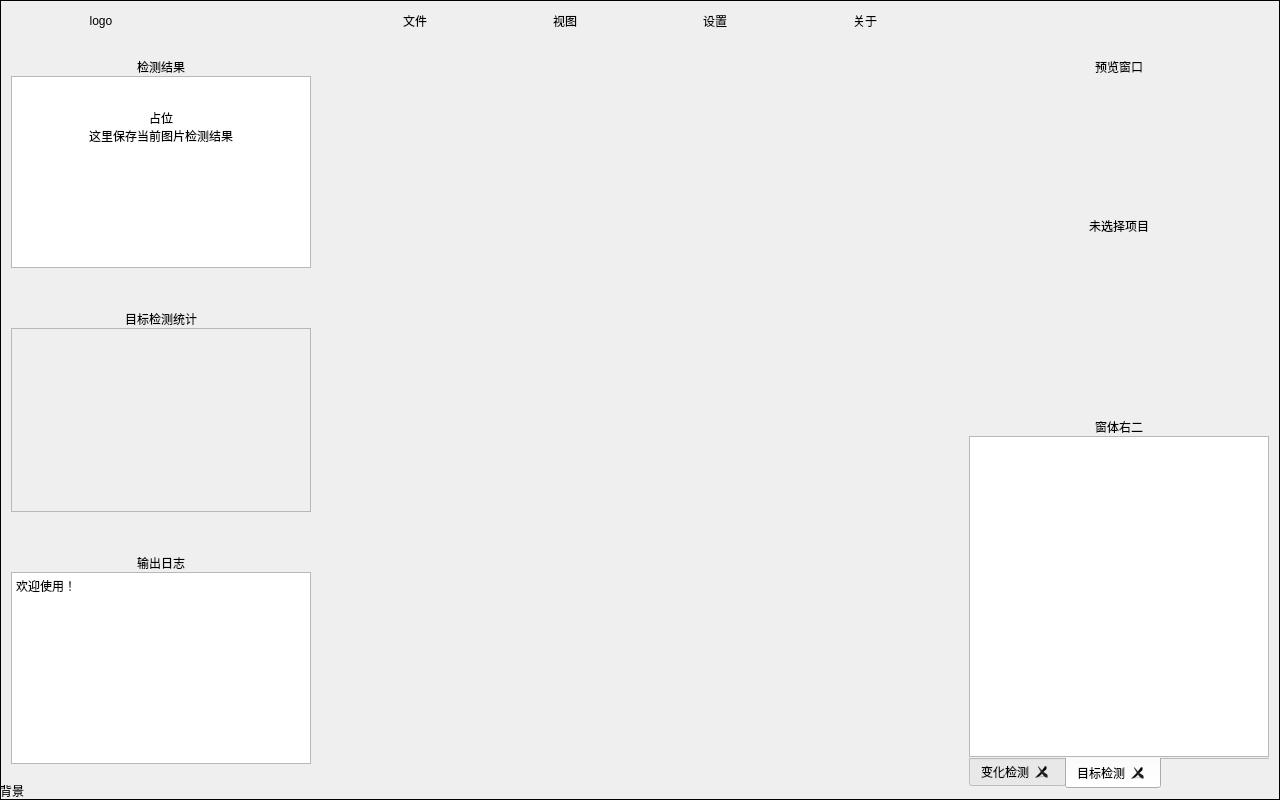
<?xml version="1.0" encoding="UTF-8"?>
<ui version="4.0">
 <class>MainWindow</class>
 <widget class="QMainWindow" name="MainWindow">
  <property name="enabled">
   <bool>true</bool>
  </property>
  <property name="geometry">
   <rect>
    <x>0</x>
    <y>0</y>
    <width>1280</width>
    <height>800</height>
   </rect>
  </property>
  <property name="sizePolicy">
   <sizepolicy hsizetype="Minimum" vsizetype="Minimum">
    <horstretch>0</horstretch>
    <verstretch>0</verstretch>
   </sizepolicy>
  </property>
  <property name="minimumSize">
   <size>
    <width>1280</width>
    <height>800</height>
   </size>
  </property>
  <property name="baseSize">
   <size>
    <width>600</width>
    <height>800</height>
   </size>
  </property>
  <property name="cursor">
   <cursorShape>ArrowCursor</cursorShape>
  </property>
  <property name="mouseTracking">
   <bool>true</bool>
  </property>
  <property name="tabletTracking">
   <bool>true</bool>
  </property>
  <property name="windowTitle">
   <string>MainWindow</string>
  </property>
  <property name="windowOpacity">
   <double>1.000000000000000</double>
  </property>
  <property name="autoFillBackground">
   <bool>false</bool>
  </property>
  <property name="animated">
   <bool>true</bool>
  </property>
  <property name="documentMode">
   <bool>false</bool>
  </property>
  <property name="dockNestingEnabled">
   <bool>false</bool>
  </property>
  <property name="unifiedTitleAndToolBarOnMac">
   <bool>false</bool>
  </property>
  <widget class="QWidget" name="centralwidget">
   <layout class="QGridLayout" name="gridLayout">
    <property name="leftMargin">
     <number>0</number>
    </property>
    <property name="topMargin">
     <number>0</number>
    </property>
    <property name="rightMargin">
     <number>0</number>
    </property>
    <property name="bottomMargin">
     <number>0</number>
    </property>
    <property name="spacing">
     <number>0</number>
    </property>
    <item row="0" column="0">
     <widget class="QFrame" name="layout">
      <property name="minimumSize">
       <size>
        <width>1280</width>
        <height>800</height>
       </size>
      </property>
      <property name="mouseTracking">
       <bool>true</bool>
      </property>
      <property name="frameShape">
       <enum>QFrame::Box</enum>
      </property>
      <layout class="QVBoxLayout" name="mainlayout">
       <property name="spacing">
        <number>0</number>
       </property>
       <property name="sizeConstraint">
        <enum>QLayout::SetDefaultConstraint</enum>
       </property>
       <property name="leftMargin">
        <number>0</number>
       </property>
       <property name="topMargin">
        <number>0</number>
       </property>
       <property name="rightMargin">
        <number>0</number>
       </property>
       <property name="bottomMargin">
        <number>0</number>
       </property>
       <item>
        <widget class="QFrame" name="menubar">
         <property name="enabled">
          <bool>true</bool>
         </property>
         <property name="sizePolicy">
          <sizepolicy hsizetype="Minimum" vsizetype="Fixed">
           <horstretch>0</horstretch>
           <verstretch>0</verstretch>
          </sizepolicy>
         </property>
         <property name="minimumSize">
          <size>
           <width>0</width>
           <height>40</height>
          </size>
         </property>
         <property name="mouseTracking">
          <bool>true</bool>
         </property>
         <property name="layoutDirection">
          <enum>Qt::LeftToRight</enum>
         </property>
         <property name="frameShape">
          <enum>QFrame::NoFrame</enum>
         </property>
         <property name="frameShadow">
          <enum>QFrame::Plain</enum>
         </property>
         <property name="lineWidth">
          <number>0</number>
         </property>
         <property name="midLineWidth">
          <number>0</number>
         </property>
         <layout class="QHBoxLayout" name="horizontalLayout_2" stretch="5,0,0,0,0,0,0,0,0,0,0,0,0">
          <property name="spacing">
           <number>0</number>
          </property>
          <property name="sizeConstraint">
           <enum>QLayout::SetDefaultConstraint</enum>
          </property>
          <property name="leftMargin">
           <number>0</number>
          </property>
          <property name="topMargin">
           <number>0</number>
          </property>
          <property name="rightMargin">
           <number>0</number>
          </property>
          <property name="bottomMargin">
           <number>0</number>
          </property>
          <item>
           <widget class="QLabel" name="logo">
            <property name="sizePolicy">
             <sizepolicy hsizetype="Fixed" vsizetype="Fixed">
              <horstretch>0</horstretch>
              <verstretch>0</verstretch>
             </sizepolicy>
            </property>
            <property name="minimumSize">
             <size>
              <width>200</width>
              <height>30</height>
             </size>
            </property>
            <property name="maximumSize">
             <size>
              <width>200</width>
              <height>30</height>
             </size>
            </property>
            <property name="sizeIncrement">
             <size>
              <width>0</width>
              <height>0</height>
             </size>
            </property>
            <property name="baseSize">
             <size>
              <width>0</width>
              <height>0</height>
             </size>
            </property>
            <property name="mouseTracking">
             <bool>true</bool>
            </property>
            <property name="styleSheet">
             <string notr="true"/>
            </property>
            <property name="text">
             <string>logo</string>
            </property>
            <property name="alignment">
             <set>Qt::AlignCenter</set>
            </property>
           </widget>
          </item>
          <item>
           <spacer name="logo_spacer">
            <property name="mouseTracking">
             <bool>true</bool>
            </property>
            <property name="orientation">
             <enum>Qt::Horizontal</enum>
            </property>
            <property name="sizeType">
             <enum>QSizePolicy::Expanding</enum>
            </property>
            <property name="sizeHint" stdset="0">
             <size>
              <width>25</width>
              <height>20</height>
             </size>
            </property>
           </spacer>
          </item>
          <item>
           <widget class="QLabel" name="spacer_label1">
            <property name="sizePolicy">
             <sizepolicy hsizetype="Fixed" vsizetype="Fixed">
              <horstretch>0</horstretch>
              <verstretch>0</verstretch>
             </sizepolicy>
            </property>
            <property name="minimumSize">
             <size>
              <width>50</width>
              <height>40</height>
             </size>
            </property>
            <property name="maximumSize">
             <size>
              <width>50</width>
              <height>40</height>
             </size>
            </property>
            <property name="text">
             <string/>
            </property>
           </widget>
          </item>
          <item>
           <widget class="QPushButton" name="menu_button1">
            <property name="sizePolicy">
             <sizepolicy hsizetype="Fixed" vsizetype="Fixed">
              <horstretch>0</horstretch>
              <verstretch>0</verstretch>
             </sizepolicy>
            </property>
            <property name="minimumSize">
             <size>
              <width>150</width>
              <height>40</height>
             </size>
            </property>
            <property name="maximumSize">
             <size>
              <width>150</width>
              <height>40</height>
             </size>
            </property>
            <property name="baseSize">
             <size>
              <width>70</width>
              <height>0</height>
             </size>
            </property>
            <property name="mouseTracking">
             <bool>true</bool>
            </property>
            <property name="text">
             <string>文件</string>
            </property>
            <property name="flat">
             <bool>true</bool>
            </property>
           </widget>
          </item>
          <item>
           <widget class="QPushButton" name="menu_button2">
            <property name="sizePolicy">
             <sizepolicy hsizetype="Fixed" vsizetype="Fixed">
              <horstretch>0</horstretch>
              <verstretch>0</verstretch>
             </sizepolicy>
            </property>
            <property name="minimumSize">
             <size>
              <width>150</width>
              <height>40</height>
             </size>
            </property>
            <property name="maximumSize">
             <size>
              <width>150</width>
              <height>40</height>
             </size>
            </property>
            <property name="baseSize">
             <size>
              <width>70</width>
              <height>0</height>
             </size>
            </property>
            <property name="mouseTracking">
             <bool>true</bool>
            </property>
            <property name="text">
             <string>视图</string>
            </property>
            <property name="flat">
             <bool>true</bool>
            </property>
           </widget>
          </item>
          <item>
           <widget class="QPushButton" name="menu_button3">
            <property name="sizePolicy">
             <sizepolicy hsizetype="Fixed" vsizetype="Fixed">
              <horstretch>0</horstretch>
              <verstretch>0</verstretch>
             </sizepolicy>
            </property>
            <property name="minimumSize">
             <size>
              <width>150</width>
              <height>40</height>
             </size>
            </property>
            <property name="maximumSize">
             <size>
              <width>150</width>
              <height>40</height>
             </size>
            </property>
            <property name="baseSize">
             <size>
              <width>70</width>
              <height>0</height>
             </size>
            </property>
            <property name="mouseTracking">
             <bool>true</bool>
            </property>
            <property name="text">
             <string>设置</string>
            </property>
            <property name="flat">
             <bool>true</bool>
            </property>
           </widget>
          </item>
          <item>
           <widget class="QPushButton" name="menu_button4">
            <property name="sizePolicy">
             <sizepolicy hsizetype="Fixed" vsizetype="Fixed">
              <horstretch>0</horstretch>
              <verstretch>0</verstretch>
             </sizepolicy>
            </property>
            <property name="minimumSize">
             <size>
              <width>150</width>
              <height>40</height>
             </size>
            </property>
            <property name="maximumSize">
             <size>
              <width>150</width>
              <height>40</height>
             </size>
            </property>
            <property name="baseSize">
             <size>
              <width>70</width>
              <height>0</height>
             </size>
            </property>
            <property name="mouseTracking">
             <bool>true</bool>
            </property>
            <property name="text">
             <string>关于</string>
            </property>
            <property name="flat">
             <bool>true</bool>
            </property>
           </widget>
          </item>
          <item>
           <widget class="QLabel" name="spacer_label2">
            <property name="sizePolicy">
             <sizepolicy hsizetype="Fixed" vsizetype="Fixed">
              <horstretch>0</horstretch>
              <verstretch>0</verstretch>
             </sizepolicy>
            </property>
            <property name="minimumSize">
             <size>
              <width>50</width>
              <height>40</height>
             </size>
            </property>
            <property name="maximumSize">
             <size>
              <width>50</width>
              <height>40</height>
             </size>
            </property>
            <property name="text">
             <string/>
            </property>
           </widget>
          </item>
          <item>
           <spacer name="time_spacer">
            <property name="mouseTracking">
             <bool>true</bool>
            </property>
            <property name="orientation">
             <enum>Qt::Horizontal</enum>
            </property>
            <property name="sizeType">
             <enum>QSizePolicy::Expanding</enum>
            </property>
            <property name="sizeHint" stdset="0">
             <size>
              <width>25</width>
              <height>20</height>
             </size>
            </property>
           </spacer>
          </item>
          <item>
           <spacer name="titlespace">
            <property name="mouseTracking">
             <bool>true</bool>
            </property>
            <property name="orientation">
             <enum>Qt::Horizontal</enum>
            </property>
            <property name="sizeType">
             <enum>QSizePolicy::Fixed</enum>
            </property>
            <property name="sizeHint" stdset="0">
             <size>
              <width>110</width>
              <height>20</height>
             </size>
            </property>
           </spacer>
          </item>
          <item>
           <widget class="QPushButton" name="minwin">
            <property name="sizePolicy">
             <sizepolicy hsizetype="Fixed" vsizetype="Fixed">
              <horstretch>0</horstretch>
              <verstretch>0</verstretch>
             </sizepolicy>
            </property>
            <property name="minimumSize">
             <size>
              <width>30</width>
              <height>40</height>
             </size>
            </property>
            <property name="maximumSize">
             <size>
              <width>30</width>
              <height>40</height>
             </size>
            </property>
            <property name="mouseTracking">
             <bool>true</bool>
            </property>
            <property name="text">
             <string/>
            </property>
            <property name="iconSize">
             <size>
              <width>40</width>
              <height>40</height>
             </size>
            </property>
            <property name="flat">
             <bool>true</bool>
            </property>
           </widget>
          </item>
          <item>
           <widget class="QPushButton" name="maxwin">
            <property name="sizePolicy">
             <sizepolicy hsizetype="Fixed" vsizetype="Fixed">
              <horstretch>0</horstretch>
              <verstretch>0</verstretch>
             </sizepolicy>
            </property>
            <property name="minimumSize">
             <size>
              <width>30</width>
              <height>40</height>
             </size>
            </property>
            <property name="maximumSize">
             <size>
              <width>30</width>
              <height>40</height>
             </size>
            </property>
            <property name="mouseTracking">
             <bool>true</bool>
            </property>
            <property name="text">
             <string/>
            </property>
            <property name="iconSize">
             <size>
              <width>40</width>
              <height>40</height>
             </size>
            </property>
            <property name="flat">
             <bool>true</bool>
            </property>
           </widget>
          </item>
          <item>
           <widget class="QPushButton" name="exit">
            <property name="sizePolicy">
             <sizepolicy hsizetype="Fixed" vsizetype="Fixed">
              <horstretch>0</horstretch>
              <verstretch>0</verstretch>
             </sizepolicy>
            </property>
            <property name="minimumSize">
             <size>
              <width>30</width>
              <height>40</height>
             </size>
            </property>
            <property name="maximumSize">
             <size>
              <width>30</width>
              <height>40</height>
             </size>
            </property>
            <property name="mouseTracking">
             <bool>true</bool>
            </property>
            <property name="text">
             <string/>
            </property>
            <property name="iconSize">
             <size>
              <width>40</width>
              <height>40</height>
             </size>
            </property>
            <property name="flat">
             <bool>true</bool>
            </property>
           </widget>
          </item>
         </layout>
        </widget>
       </item>
       <item>
        <widget class="QWidget" name="content" native="true">
         <property name="enabled">
          <bool>true</bool>
         </property>
         <property name="mouseTracking">
          <bool>true</bool>
         </property>
         <property name="autoFillBackground">
          <bool>false</bool>
         </property>
         <layout class="QHBoxLayout" name="horizontalLayout">
          <property name="spacing">
           <number>0</number>
          </property>
          <property name="leftMargin">
           <number>10</number>
          </property>
          <property name="topMargin">
           <number>10</number>
          </property>
          <property name="rightMargin">
           <number>10</number>
          </property>
          <property name="bottomMargin">
           <number>10</number>
          </property>
          <item>
           <widget class="QWidget" name="leftwindow" native="true">
            <property name="sizePolicy">
             <sizepolicy hsizetype="Fixed" vsizetype="Preferred">
              <horstretch>0</horstretch>
              <verstretch>0</verstretch>
             </sizepolicy>
            </property>
            <property name="minimumSize">
             <size>
              <width>300</width>
              <height>0</height>
             </size>
            </property>
            <property name="maximumSize">
             <size>
              <width>300</width>
              <height>16777215</height>
             </size>
            </property>
            <property name="mouseTracking">
             <bool>true</bool>
            </property>
            <layout class="QVBoxLayout" name="verticalLayout_3">
             <property name="spacing">
              <number>0</number>
             </property>
             <property name="leftMargin">
              <number>0</number>
             </property>
             <property name="topMargin">
              <number>0</number>
             </property>
             <property name="rightMargin">
              <number>0</number>
             </property>
             <property name="bottomMargin">
              <number>0</number>
             </property>
             <item>
              <widget class="QWidget" name="widget" native="true">
               <property name="mouseTracking">
                <bool>true</bool>
               </property>
               <layout class="QVBoxLayout" name="verticalLayout_4">
                <property name="spacing">
                 <number>0</number>
                </property>
                <property name="leftMargin">
                 <number>0</number>
                </property>
                <property name="topMargin">
                 <number>0</number>
                </property>
                <property name="rightMargin">
                 <number>0</number>
                </property>
                <property name="bottomMargin">
                 <number>0</number>
                </property>
                <item>
                 <widget class="QLabel" name="label_title">
                  <property name="sizePolicy">
                   <sizepolicy hsizetype="Fixed" vsizetype="Fixed">
                    <horstretch>0</horstretch>
                    <verstretch>0</verstretch>
                   </sizepolicy>
                  </property>
                  <property name="minimumSize">
                   <size>
                    <width>300</width>
                    <height>25</height>
                   </size>
                  </property>
                  <property name="maximumSize">
                   <size>
                    <width>300</width>
                    <height>25</height>
                   </size>
                  </property>
                  <property name="mouseTracking">
                   <bool>true</bool>
                  </property>
                  <property name="styleSheet">
                   <string notr="true"/>
                  </property>
                  <property name="frameShape">
                   <enum>QFrame::NoFrame</enum>
                  </property>
                  <property name="lineWidth">
                   <number>0</number>
                  </property>
                  <property name="text">
                   <string>检测结果</string>
                  </property>
                  <property name="alignment">
                   <set>Qt::AlignBottom|Qt::AlignHCenter</set>
                  </property>
                  <property name="margin">
                   <number>0</number>
                  </property>
                 </widget>
                </item>
                <item>
                 <widget class="QTextBrowser" name="label">
                  <property name="sizePolicy">
                   <sizepolicy hsizetype="Preferred" vsizetype="Preferred">
                    <horstretch>0</horstretch>
                    <verstretch>0</verstretch>
                   </sizepolicy>
                  </property>
                  <property name="html">
                   <string>&lt;!DOCTYPE HTML PUBLIC &quot;-//W3C//DTD HTML 4.0//EN&quot; &quot;http://www.w3.org/TR/REC-html40/strict.dtd&quot;&gt;
&lt;html&gt;&lt;head&gt;&lt;meta name=&quot;qrichtext&quot; content=&quot;1&quot; /&gt;&lt;style type=&quot;text/css&quot;&gt;
p, li { white-space: pre-wrap; }
&lt;/style&gt;&lt;/head&gt;&lt;body style=&quot; font-family:'SimSun'; font-size:9pt; font-weight:400; font-style:normal;&quot;&gt;
&lt;p align=&quot;center&quot; style=&quot;-qt-paragraph-type:empty; margin-top:0px; margin-bottom:0px; margin-left:0px; margin-right:0px; -qt-block-indent:0; text-indent:0px;&quot;&gt;&lt;br /&gt;&lt;/p&gt;
&lt;p align=&quot;center&quot; style=&quot;-qt-paragraph-type:empty; margin-top:0px; margin-bottom:0px; margin-left:0px; margin-right:0px; -qt-block-indent:0; text-indent:0px;&quot;&gt;&lt;br /&gt;&lt;/p&gt;
&lt;p align=&quot;center&quot; style=&quot; margin-top:0px; margin-bottom:0px; margin-left:0px; margin-right:0px; -qt-block-indent:0; text-indent:0px;&quot;&gt;占位&lt;/p&gt;
&lt;p align=&quot;center&quot; style=&quot; margin-top:0px; margin-bottom:0px; margin-left:0px; margin-right:0px; -qt-block-indent:0; text-indent:0px;&quot;&gt;这里保存当前图片检测结果&lt;/p&gt;&lt;/body&gt;&lt;/html&gt;</string>
                  </property>
                 </widget>
                </item>
                <item>
                 <widget class="QLabel" name="label_bottom">
                  <property name="sizePolicy">
                   <sizepolicy hsizetype="Preferred" vsizetype="Fixed">
                    <horstretch>0</horstretch>
                    <verstretch>0</verstretch>
                   </sizepolicy>
                  </property>
                  <property name="minimumSize">
                   <size>
                    <width>0</width>
                    <height>25</height>
                   </size>
                  </property>
                  <property name="text">
                   <string/>
                  </property>
                 </widget>
                </item>
                <item>
                 <spacer name="verticalSpacer">
                  <property name="orientation">
                   <enum>Qt::Vertical</enum>
                  </property>
                  <property name="sizeType">
                   <enum>QSizePolicy::Fixed</enum>
                  </property>
                  <property name="sizeHint" stdset="0">
                   <size>
                    <width>20</width>
                    <height>10</height>
                   </size>
                  </property>
                 </spacer>
                </item>
               </layout>
              </widget>
             </item>
             <item>
              <widget class="QWidget" name="widget_2" native="true">
               <property name="mouseTracking">
                <bool>true</bool>
               </property>
               <layout class="QVBoxLayout" name="verticalLayout_5">
                <property name="spacing">
                 <number>0</number>
                </property>
                <property name="leftMargin">
                 <number>0</number>
                </property>
                <property name="topMargin">
                 <number>0</number>
                </property>
                <property name="rightMargin">
                 <number>0</number>
                </property>
                <property name="bottomMargin">
                 <number>0</number>
                </property>
                <item>
                 <widget class="QLabel" name="label_2_title">
                  <property name="sizePolicy">
                   <sizepolicy hsizetype="Fixed" vsizetype="Fixed">
                    <horstretch>0</horstretch>
                    <verstretch>0</verstretch>
                   </sizepolicy>
                  </property>
                  <property name="minimumSize">
                   <size>
                    <width>300</width>
                    <height>25</height>
                   </size>
                  </property>
                  <property name="maximumSize">
                   <size>
                    <width>300</width>
                    <height>25</height>
                   </size>
                  </property>
                  <property name="mouseTracking">
                   <bool>true</bool>
                  </property>
                  <property name="text">
                   <string>目标检测统计</string>
                  </property>
                  <property name="textFormat">
                   <enum>Qt::AutoText</enum>
                  </property>
                  <property name="alignment">
                   <set>Qt::AlignBottom|Qt::AlignHCenter</set>
                  </property>
                 </widget>
                </item>
                <item>
                 <widget class="QFrame" name="label_2">
                  <property name="frameShape">
                   <enum>QFrame::StyledPanel</enum>
                  </property>
                  <property name="frameShadow">
                   <enum>QFrame::Raised</enum>
                  </property>
                 </widget>
                </item>
                <item>
                 <widget class="QLabel" name="label_2_bottom">
                  <property name="sizePolicy">
                   <sizepolicy hsizetype="Preferred" vsizetype="Fixed">
                    <horstretch>0</horstretch>
                    <verstretch>0</verstretch>
                   </sizepolicy>
                  </property>
                  <property name="minimumSize">
                   <size>
                    <width>0</width>
                    <height>25</height>
                   </size>
                  </property>
                  <property name="text">
                   <string/>
                  </property>
                 </widget>
                </item>
               </layout>
              </widget>
             </item>
             <item>
              <widget class="QWidget" name="widget_3" native="true">
               <property name="mouseTracking">
                <bool>true</bool>
               </property>
               <layout class="QVBoxLayout" name="verticalLayout_6">
                <property name="spacing">
                 <number>0</number>
                </property>
                <property name="leftMargin">
                 <number>0</number>
                </property>
                <property name="topMargin">
                 <number>0</number>
                </property>
                <property name="rightMargin">
                 <number>0</number>
                </property>
                <property name="bottomMargin">
                 <number>0</number>
                </property>
                <item>
                 <spacer name="verticalSpacer_2">
                  <property name="orientation">
                   <enum>Qt::Vertical</enum>
                  </property>
                  <property name="sizeType">
                   <enum>QSizePolicy::Fixed</enum>
                  </property>
                  <property name="sizeHint" stdset="0">
                   <size>
                    <width>20</width>
                    <height>10</height>
                   </size>
                  </property>
                 </spacer>
                </item>
                <item>
                 <widget class="QLabel" name="label_3_title">
                  <property name="sizePolicy">
                   <sizepolicy hsizetype="Fixed" vsizetype="Fixed">
                    <horstretch>0</horstretch>
                    <verstretch>0</verstretch>
                   </sizepolicy>
                  </property>
                  <property name="minimumSize">
                   <size>
                    <width>300</width>
                    <height>25</height>
                   </size>
                  </property>
                  <property name="maximumSize">
                   <size>
                    <width>300</width>
                    <height>25</height>
                   </size>
                  </property>
                  <property name="mouseTracking">
                   <bool>true</bool>
                  </property>
                  <property name="text">
                   <string>输出日志</string>
                  </property>
                  <property name="alignment">
                   <set>Qt::AlignBottom|Qt::AlignHCenter</set>
                  </property>
                 </widget>
                </item>
                <item>
                 <widget class="QTextBrowser" name="textBrowser">
                  <property name="sizePolicy">
                   <sizepolicy hsizetype="Preferred" vsizetype="Preferred">
                    <horstretch>0</horstretch>
                    <verstretch>0</verstretch>
                   </sizepolicy>
                  </property>
                  <property name="html">
                   <string>&lt;!DOCTYPE HTML PUBLIC &quot;-//W3C//DTD HTML 4.0//EN&quot; &quot;http://www.w3.org/TR/REC-html40/strict.dtd&quot;&gt;
&lt;html&gt;&lt;head&gt;&lt;meta name=&quot;qrichtext&quot; content=&quot;1&quot; /&gt;&lt;style type=&quot;text/css&quot;&gt;
p, li { white-space: pre-wrap; }
&lt;/style&gt;&lt;/head&gt;&lt;body style=&quot; font-family:'SimSun'; font-size:9pt; font-weight:400; font-style:normal;&quot;&gt;
&lt;p style=&quot; margin-top:0px; margin-bottom:0px; margin-left:0px; margin-right:0px; -qt-block-indent:0; text-indent:0px;&quot;&gt;欢迎使用！&lt;/p&gt;&lt;/body&gt;&lt;/html&gt;</string>
                  </property>
                  <property name="overwriteMode">
                   <bool>false</bool>
                  </property>
                 </widget>
                </item>
                <item>
                 <widget class="QLabel" name="label_3_bottom">
                  <property name="sizePolicy">
                   <sizepolicy hsizetype="Minimum" vsizetype="Fixed">
                    <horstretch>0</horstretch>
                    <verstretch>0</verstretch>
                   </sizepolicy>
                  </property>
                  <property name="minimumSize">
                   <size>
                    <width>0</width>
                    <height>25</height>
                   </size>
                  </property>
                  <property name="text">
                   <string/>
                  </property>
                 </widget>
                </item>
               </layout>
              </widget>
             </item>
            </layout>
           </widget>
          </item>
          <item>
           <widget class="QFrame" name="workspace"/>
          </item>
          <item>
           <widget class="QWidget" name="rightwindow" native="true">
            <property name="sizePolicy">
             <sizepolicy hsizetype="Fixed" vsizetype="Preferred">
              <horstretch>0</horstretch>
              <verstretch>0</verstretch>
             </sizepolicy>
            </property>
            <property name="minimumSize">
             <size>
              <width>300</width>
              <height>0</height>
             </size>
            </property>
            <property name="maximumSize">
             <size>
              <width>300</width>
              <height>16777215</height>
             </size>
            </property>
            <property name="mouseTracking">
             <bool>true</bool>
            </property>
            <layout class="QVBoxLayout" name="verticalLayout">
             <property name="spacing">
              <number>0</number>
             </property>
             <property name="leftMargin">
              <number>0</number>
             </property>
             <property name="topMargin">
              <number>0</number>
             </property>
             <property name="rightMargin">
              <number>0</number>
             </property>
             <property name="bottomMargin">
              <number>0</number>
             </property>
             <item>
              <widget class="QLabel" name="list_info_title">
               <property name="sizePolicy">
                <sizepolicy hsizetype="Fixed" vsizetype="Fixed">
                 <horstretch>0</horstretch>
                 <verstretch>0</verstretch>
                </sizepolicy>
               </property>
               <property name="minimumSize">
                <size>
                 <width>300</width>
                 <height>25</height>
                </size>
               </property>
               <property name="maximumSize">
                <size>
                 <width>300</width>
                 <height>25</height>
                </size>
               </property>
               <property name="mouseTracking">
                <bool>true</bool>
               </property>
               <property name="text">
                <string>预览窗口</string>
               </property>
               <property name="alignment">
                <set>Qt::AlignBottom|Qt::AlignHCenter</set>
               </property>
              </widget>
             </item>
             <item>
              <widget class="QLabel" name="list_info">
               <property name="sizePolicy">
                <sizepolicy hsizetype="Minimum" vsizetype="Fixed">
                 <horstretch>0</horstretch>
                 <verstretch>0</verstretch>
                </sizepolicy>
               </property>
               <property name="minimumSize">
                <size>
                 <width>0</width>
                 <height>300</height>
                </size>
               </property>
               <property name="maximumSize">
                <size>
                 <width>16777215</width>
                 <height>300</height>
                </size>
               </property>
               <property name="text">
                <string>未选择项目</string>
               </property>
               <property name="alignment">
                <set>Qt::AlignCenter</set>
               </property>
              </widget>
             </item>
             <item>
              <widget class="QLabel" name="list_bottom">
               <property name="sizePolicy">
                <sizepolicy hsizetype="Preferred" vsizetype="Fixed">
                 <horstretch>0</horstretch>
                 <verstretch>0</verstretch>
                </sizepolicy>
               </property>
               <property name="minimumSize">
                <size>
                 <width>0</width>
                 <height>25</height>
                </size>
               </property>
               <property name="text">
                <string/>
               </property>
              </widget>
             </item>
             <item>
              <spacer name="verticalSpacer_3">
               <property name="orientation">
                <enum>Qt::Vertical</enum>
               </property>
               <property name="sizeType">
                <enum>QSizePolicy::Fixed</enum>
               </property>
               <property name="sizeHint" stdset="0">
                <size>
                 <width>20</width>
                 <height>10</height>
                </size>
               </property>
              </spacer>
             </item>
             <item>
              <widget class="QLabel" name="tabWidget_title">
               <property name="sizePolicy">
                <sizepolicy hsizetype="Fixed" vsizetype="Fixed">
                 <horstretch>0</horstretch>
                 <verstretch>0</verstretch>
                </sizepolicy>
               </property>
               <property name="minimumSize">
                <size>
                 <width>300</width>
                 <height>25</height>
                </size>
               </property>
               <property name="maximumSize">
                <size>
                 <width>300</width>
                 <height>25</height>
                </size>
               </property>
               <property name="mouseTracking">
                <bool>true</bool>
               </property>
               <property name="text">
                <string>窗体右二</string>
               </property>
               <property name="alignment">
                <set>Qt::AlignBottom|Qt::AlignHCenter</set>
               </property>
              </widget>
             </item>
             <item>
              <widget class="QTabWidget" name="tabWidget">
               <property name="sizePolicy">
                <sizepolicy hsizetype="MinimumExpanding" vsizetype="Expanding">
                 <horstretch>0</horstretch>
                 <verstretch>0</verstretch>
                </sizepolicy>
               </property>
               <property name="mouseTracking">
                <bool>true</bool>
               </property>
               <property name="focusPolicy">
                <enum>Qt::TabFocus</enum>
               </property>
               <property name="acceptDrops">
                <bool>false</bool>
               </property>
               <property name="autoFillBackground">
                <bool>false</bool>
               </property>
               <property name="tabPosition">
                <enum>QTabWidget::South</enum>
               </property>
               <property name="tabShape">
                <enum>QTabWidget::Rounded</enum>
               </property>
               <property name="currentIndex">
                <number>1</number>
               </property>
               <property name="iconSize">
                <size>
                 <width>20</width>
                 <height>40</height>
                </size>
               </property>
               <property name="elideMode">
                <enum>Qt::ElideNone</enum>
               </property>
               <property name="usesScrollButtons">
                <bool>true</bool>
               </property>
               <property name="documentMode">
                <bool>true</bool>
               </property>
               <property name="tabsClosable">
                <bool>true</bool>
               </property>
               <property name="movable">
                <bool>false</bool>
               </property>
               <property name="tabBarAutoHide">
                <bool>false</bool>
               </property>
               <widget class="QWidget" name="changelist">
                <attribute name="title">
                 <string>变化检测</string>
                </attribute>
                <layout class="QHBoxLayout" name="horizontalLayout_5">
                 <property name="spacing">
                  <number>0</number>
                 </property>
                 <property name="leftMargin">
                  <number>0</number>
                 </property>
                 <property name="topMargin">
                  <number>0</number>
                 </property>
                 <property name="rightMargin">
                  <number>0</number>
                 </property>
                 <property name="bottomMargin">
                  <number>0</number>
                 </property>
                 <item>
                  <widget class="QListWidget" name="list1"/>
                 </item>
                </layout>
               </widget>
               <widget class="QWidget" name="objlist">
                <attribute name="title">
                 <string>目标检测</string>
                </attribute>
                <layout class="QHBoxLayout" name="horizontalLayout_6">
                 <property name="spacing">
                  <number>0</number>
                 </property>
                 <property name="leftMargin">
                  <number>0</number>
                 </property>
                 <property name="topMargin">
                  <number>0</number>
                 </property>
                 <property name="rightMargin">
                  <number>0</number>
                 </property>
                 <property name="bottomMargin">
                  <number>0</number>
                 </property>
                 <item>
                  <widget class="QListWidget" name="list2"/>
                 </item>
                </layout>
               </widget>
              </widget>
             </item>
            </layout>
           </widget>
          </item>
         </layout>
        </widget>
       </item>
      </layout>
     </widget>
    </item>
    <item row="1" column="0">
     <widget class="QLabel" name="background">
      <property name="text">
       <string>背景</string>
      </property>
     </widget>
    </item>
   </layout>
   <zorder>background</zorder>
   <zorder>layout</zorder>
  </widget>
 </widget>
 <resources/>
 <connections/>
</ui>
